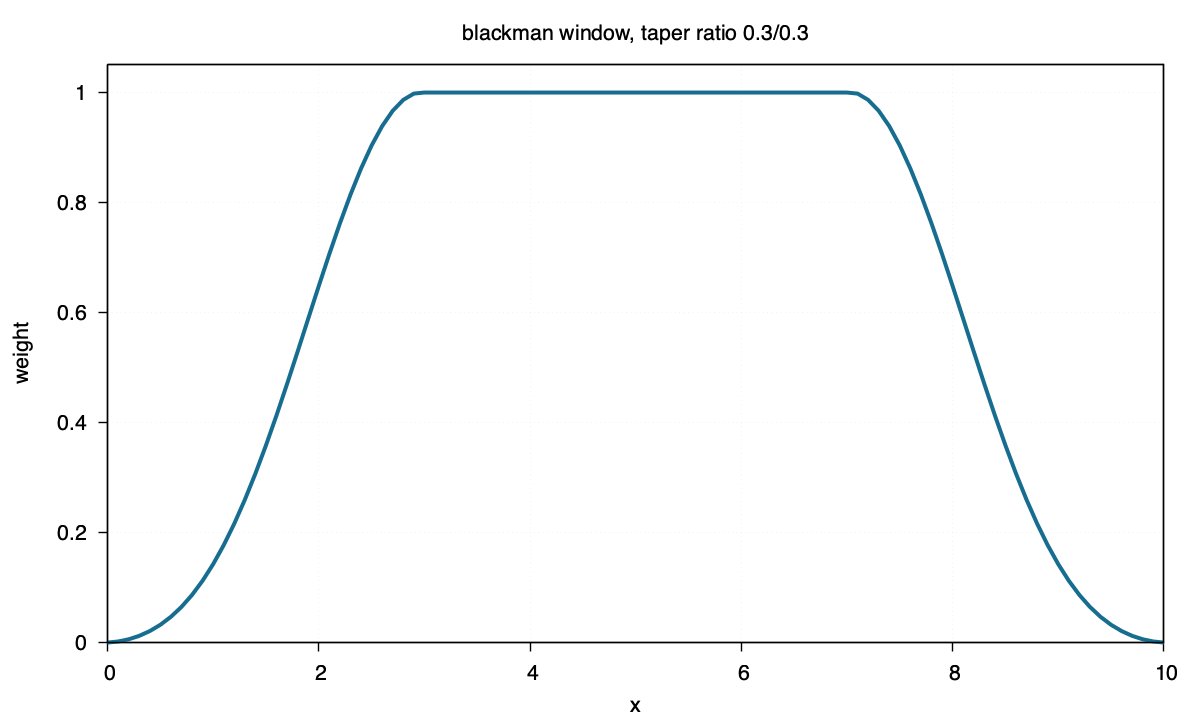

Generate this figure with gnuplot:
set terminal pngcairo size 1200,720 enhanced font "Helvetica,16"
set output "blackman.png"
set title "blackman window, taper ratio 0.3/0.3"
set xlabel "x"
set ylabel "weight"
set xrange [0:10]
set yrange [0:1.05]
set border lw 1.4
set tics out nomirror
set grid lw 1 lc rgb "#d8dee9"
set key off
plot "blackman.txt" using 1:2 with lines lw 4 lc rgb "#176d8f"
